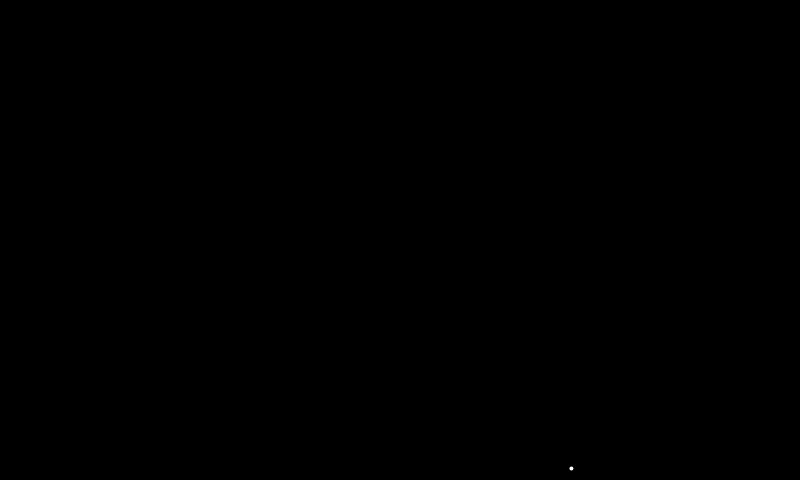
Frame 1 (no input)
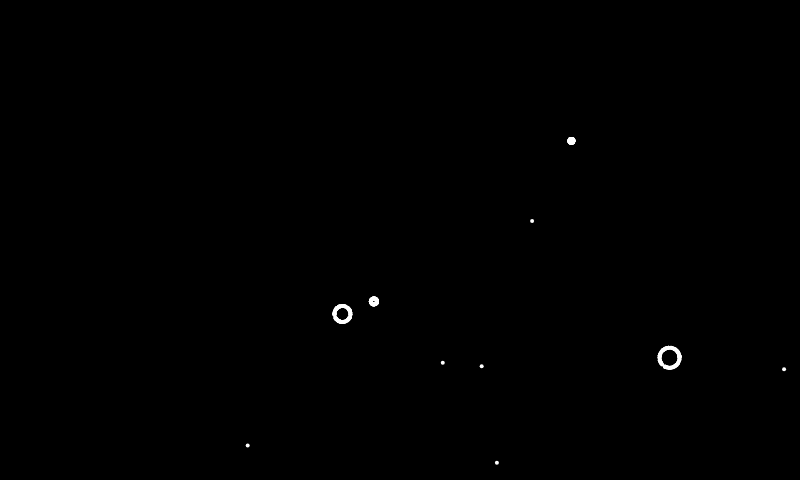
Frame 60 (no input)
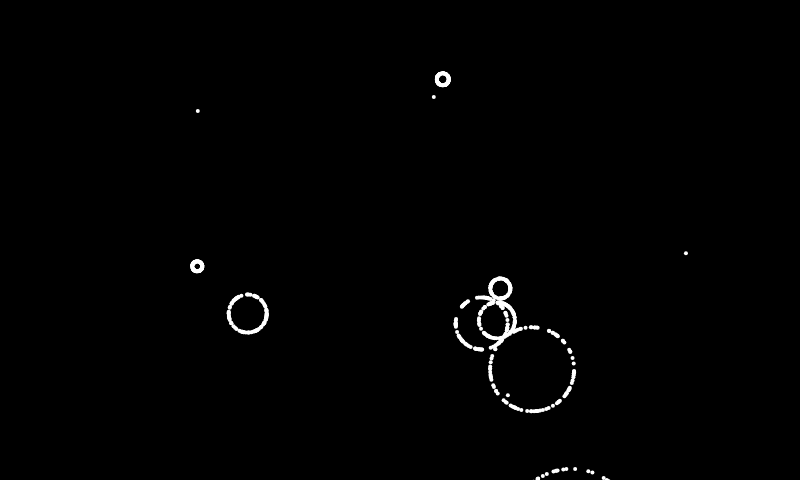
Frame 120 (the mouse pressed at the canvas centre since frame 60)

The p5.js sketch that drew these frames (run headless with seeded random() and noise() and a simulated clock; from frame 60 on, the mouse is pressed at the canvas centre):

// p5.js sketch
// ── sketch.js
var fireworks = []
var gravity


function setup()
{
    createCanvas(800, 480)

    gravity = createVector(0, 0.2)

    fireworks.push(new Firework())


    colorMode(RGB, 1)

    stroke(1)
    strokeWeight(4)


}



function draw()
{
    background(0)


    if (random() < 0.1) //this is how to reduce frequency
    {
          fireworks.push(new Firework())
    }



    for (var i = 0; i < fireworks.length; i++)
    {
        fireworks[i].update()
        fireworks[i].show()
    }
}

// ── firework.js
class Firework
{
    constructor()
    {
    this.firework = new Particle(random(width), height, true)// true means firework is the original upward column
    this.exploded = false

    this.particles = []
    }


    update()
    {
        if (!this.exploded)
        {
            this.firework.applyForce(gravity)
            this.firework.update()

            if (this.firework.vel.y >= 0)
            {
                this.exploded = true
                this.explode()
            }
        }


        for (var i = 0; i < this.particles.length; i++)
        {
            this.particles[i].applyForce(gravity)
            this.particles[i].update()
        }





    }

    explode()
    {
        for (var i = 0; i < 100; i++)
        {
            var p = new Particle(this.firework.pos.x, this.firework.pos.y)//missing an argument, JS takes it as false
            this.particles.push(p)
        }
    }





    show()
    {
        if (!this.exploded)
        {
            this.firework.show()
        }

        for (var i = 0; i < this.particles.length; i++)
        {
            this.particles[i].show()
        }


    }
}

// ── particle.js
class Particle
{
    constructor(x, y, firework) //firework is the original upward column
    {
        this.pos = createVector(x, y)
        this.firework = firework

        if (this.firework) this.vel = createVector(0, random(-13, -7))
        else
        {
            this.vel = p5.Vector.random2D()
            //this.vel.mult(1, 6)
        }


        this.acc = createVector(0, 0)
    }

    applyForce(force)
    {
        this.acc.add(force)
    }

    update()
    {
        this.vel.add(this.acc) //velocity influenced by accer

        this.pos.add(this.vel) //pos influenced by velocity

        this.acc.mult(0)
    }

    show()
    {
        point(this.pos.x, this.pos.y)
    }
}
